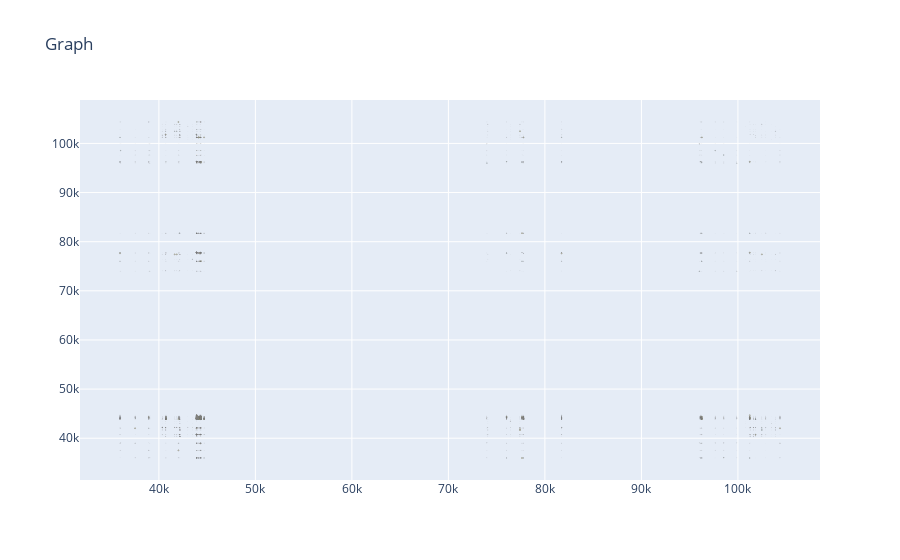

This figure's notebook cell:
### Code cell
import pandas as pd
import plotly.graph_objects as go

# خواندن دیتاست و انتخاب اولین 50 داده
df = pd.read_csv('Data_p1.csv').head(100)


# ساخت گراف
edges = []
edge_weights = []
for i, row1 in df.iterrows():
    for j, row2 in df.iterrows():
        if row1['DEVICEID'] != row2['DEVICEID']:
            edges.append((row1['DEVICEID'], row2['DEVICEID']))
            edge_weights.append(1 / abs(row1['PASSDATETIME'] - row2['PASSDATETIME']))

# ساخت گراف Plotly
fig = go.Figure(data=go.Scatter(x=[edge[0] for edge in edges],
                               y=[edge[1] for edge in edges],
                               mode='markers',
                               marker=dict(size=edge_weights, color=edge_weights, colorscale='Viridis'),
                               line=dict(width=1, color='gray')),
                layout=go.Layout(title='Graph'))

# نمایش گراف
fig.show()

### Figure 1 — Plotly figure (JSON) as saved in the notebook; plotly's stock layout.template omitted (floating-point values rounded to 4 significant figures; data arrays with more than 128 entries replaced by an {"elided": "..."} marker saying what was removed)
{"data": [{"line": {"color": "gray", "width": 1}, "marker": {"color": {"elided": "9760 float values"}, "colorscale": [[0, "#440154"], [0.1111, "#482878"], [0.2222, "#3e4989"], [0.3333, "#31688e"], [0.4444, "#26828e"], [0.5556, "#1f9e89"], [0.6667, "#35b779"], [0.7778, "#6ece58"], [0.8889, "#b5de2b"], [1, "#fde725"]], "size": {"elided": "9760 float values"}}, "mode": "markers", "type": "scatter", "x": {"elided": "9760 int values"}, "y": {"elided": "9760 int values"}}], "layout": {"title": {"text": "Graph"}}}
